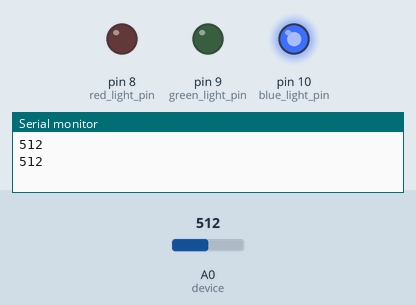
Bench run of a sketch on a simulated Arduino Uno, built with avr-gcc and run on an emulated ATmega328P. Shown: output pins drawn as LEDs (lit = HIGH), the last lines printed to the serial monitor. The test bench sets the inputs (shaded band); at power-on: A0 (device) = 512.

Above: at 1.8 s.
1.9 s: A0 (device) set to 107
3.4 s: A0 (device) set to 92
At 4.4 s:
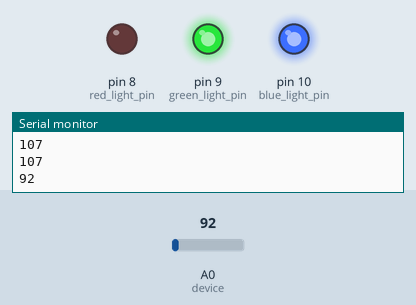
5.5 s: A0 (device) set to 56
7.2 s: A0 (device) set to 48
At 9.1 s:
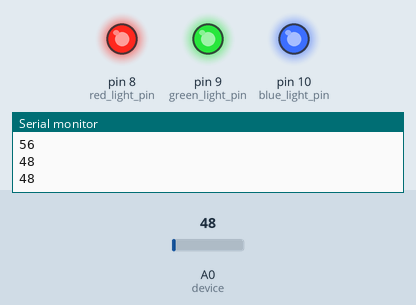
Timing chart, 0 to 10.5 s (numbered marks = the images above; inputs shaded):
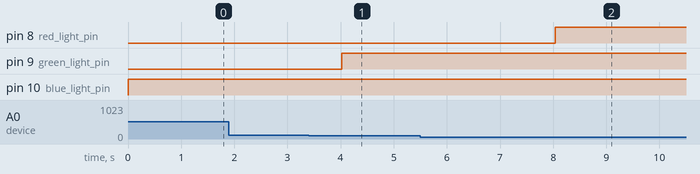

Measured:
- the behaviour switches between 101 and 100 on A0 (device) (found by bisection; images 0 and 1)
- the behaviour switches between 51 and 50 on A0 (device) (found by bisection; images 1 and 2)
- after the input at 3.4 s, pin 9 (green_light_pin): LOW → HIGH after 0.62 s
- after the input at 7.2 s, pin 8 (red_light_pin): LOW → HIGH after 0.84 s

The sketch:

LDR_BT.ino
```cpp
#include <SoftwareSerial.h>

SoftwareSerial bluetooth(0,1); //RX, TX
int input;
int device = A0;
int red_light_pin= 8;
int green_light_pin = 9;
int blue_light_pin = 10;

void setup()
{
  Serial.begin(9600);
  bluetooth.begin(9600);
  pinMode(device, INPUT);
  pinMode(red_light_pin, OUTPUT);
  pinMode(green_light_pin, OUTPUT);
  pinMode(blue_light_pin, OUTPUT);
}

void loop()
{
  input = analogRead(device);
  bluetooth.print(input);
  bluetooth.print(";");
  if(input>=0&&input<=50)
  {
    digitalWrite(red_light_pin,HIGH);
   }
   else if(input>50&&input<=100)
   {
    digitalWrite(green_light_pin,HIGH);
   }
   else if(input>101)
   {
    digitalWrite(blue_light_pin,HIGH);
   }

  Serial.println(input);
  delay(1000);
}
```
